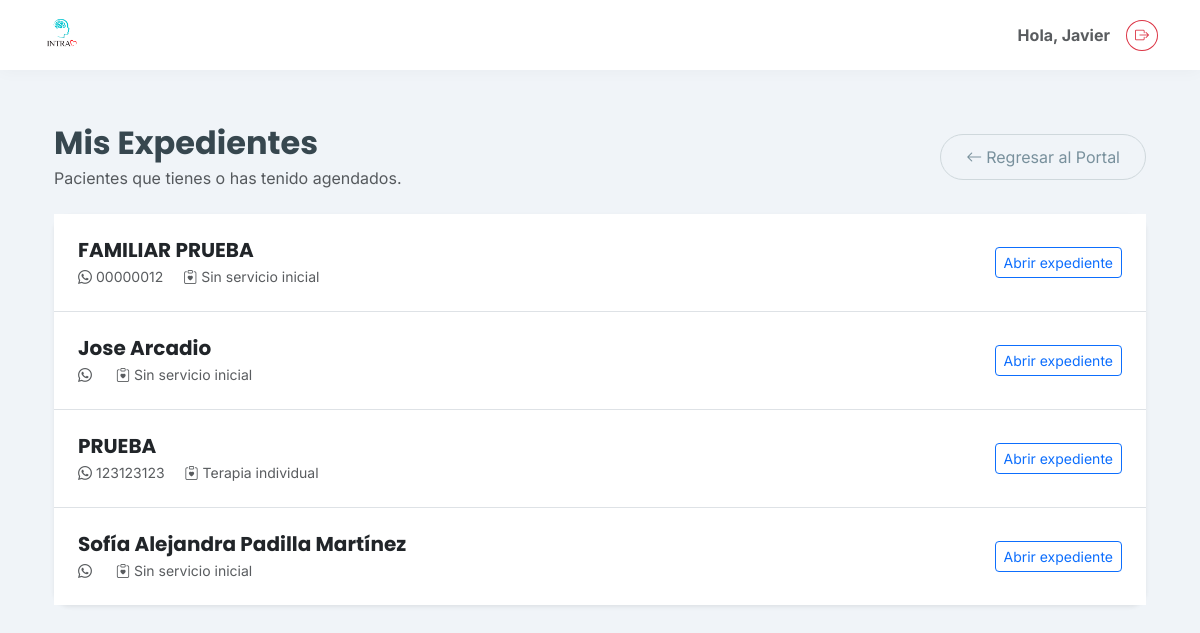
/portal-medico/expedientes/ (signed in), run on an earlier commit of the app's database.
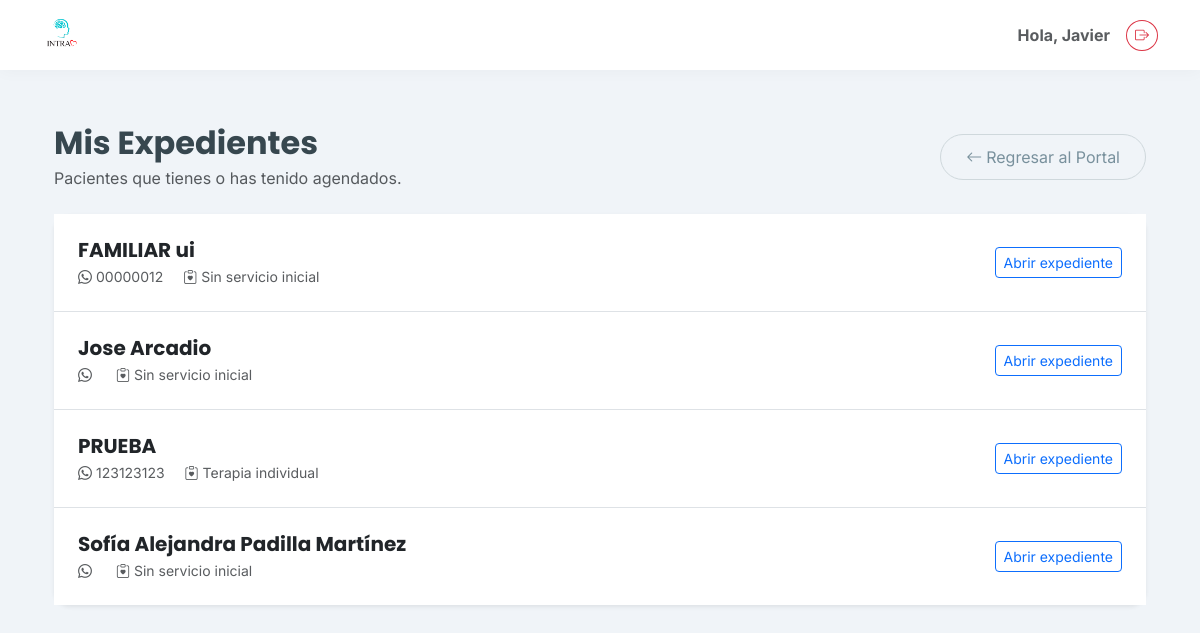
And on a later commit of the database.
### clinica/models.py (models this page shows, shortened)
class Paciente(models.Model):
    TIPO_CONTACTO_CHOICES = [
        ('propio', 'Propio'),
        ('madre', 'Madre'),
        ('padre', 'Padre'),
        ('pareja', 'Pareja'),
        ('otro', 'Otro'),
    ]
    SEXO_CHOICES = [
        ('Femenino', 'Femenino'),
        ('Masculino', 'Masculino'),
    ]
    usuario = models.OneToOneField(User, on_delete=models.SET_NULL, null=True, blank=True, related_name='perfil_paciente')
    nombre = models.CharField(max_length=200, verbose_name="Nombre Completo")
    fecha_nacimiento = models.DateField(verbose_name="Fecha de Nacimiento")
    nombre_normalizado = models.CharField(max_length=200, blank=True, editable=False)
    sexo = models.CharField(
        max_length=20,
        choices=SEXO_CHOICES,
        default='Femenino',
        verbose_name="Sexo"
    )
    telefono = models.CharField(max_length=20, verbose_name="Teléfono (WhatsApp)")
    identidad_contacto = models.CharField(max_length=20, choices=TIPO_CONTACTO_CHOICES, default='propio')
    servicio_inicial = models.ForeignKey('Servicio', on_delete=models.SET_NULL, null=True, verbose_name="Servicio Inicial")
    consentimiento_firmado = models.FileField(upload_to='documentos/', blank=True, null=True)
    estudio_socioeconomico = models.FileField(upload_to='documentos/', blank=True, null=True)
    apertura_expediente = models.FileField(upload_to='documentos/', blank=True, null=True)
    resumen_clinico = models.TextField(blank=True, null=True)
    pacientes_relacionados = models.ManyToManyField('self', blank=True, symmetrical=True)
    enlace_resultados = models.URLField(blank=True, null=True)
    fecha_registro = models.DateTimeField(auto_now_add=True)
    class Meta:
        verbose_name = "Paciente"
        verbose_name_plural = "Pacientes"

### clinica/views.py (the view)
# urls.py: path('portal-medico/expedientes/', clinica_views.expedientes_terapeuta, name='expedientes_terapeuta'),
@login_required
def expedientes_terapeuta(request):
    if not hasattr(request.user, 'perfil_terapeuta'):
        return redirect('home')
    terapeuta = request.user.perfil_terapeuta
    paciente_ids = _pacientes_ids_terapeuta(terapeuta)
    pacientes = Paciente.objects.filter(id__in=paciente_ids).order_by('nombre')
    return render(request, 'clinica/expedientes_terapeuta.html', {
        'terapeuta': terapeuta,
        'pacientes': pacientes,
    })

### clinica/models.py (called while the page is built)
    def __str__(self):
        return self.nombre

### clinica/views.py (called while the page is built)
def _pacientes_ids_terapeuta(terapeuta):
    ids = set(
        Cita.objects.filter(
            terapeuta=terapeuta,
            paciente__isnull=False,
        ).values_list('paciente_id', flat=True)
    )
    ids.update(
        Cita.objects.filter(
            terapeuta=terapeuta,
            pacientes_adicionales__isnull=False,
        ).values_list('pacientes_adicionales__id', flat=True)
    )
    return {pid for pid in ids if pid}

### clinica/templates/clinica/expedientes_terapeuta.html
{% extends 'clinica/base.html' %}
{% block content %}
<div class="container py-4">
    <div class="d-flex justify-content-between align-items-center flex-wrap gap-3 mb-4">
        <div>
            <h2 class="fw-bold mb-1">Mis Expedientes</h2>
            <p class="text-muted mb-0">Pacientes que tienes o has tenido agendados.</p>
        </div>
        <a href="{% url 'portal_terapeuta' %}" class="btn btn-outline-secondary">
            <i class="bi bi-arrow-left me-1"></i>Regresar al Portal
        </a>
    </div>
    <div class="card shadow-sm border-0 rounded-4">
        <div class="card-body p-0">
            {% if pacientes %}
            <div class="list-group list-group-flush">
                {% for paciente in pacientes %}
                <a href="{% url 'expediente_terapeuta_detalle' paciente.id %}" class="list-group-item list-group-item-action p-4">
                    <div class="d-flex justify-content-between align-items-center gap-3 flex-wrap">
                        <div>
                            <h5 class="fw-bold text-dark mb-1">{{ paciente.nombre }}</h5>
                            <div class="text-muted small">
                                <span class="me-3"><i class="bi bi-whatsapp me-1"></i>{{ paciente.telefono }}</span>
                                <span><i class="bi bi-clipboard-heart me-1"></i>{{ paciente.servicio_inicial|default:"Sin servicio inicial" }}</span>
                            </div>
                        </div>
                        <span class="btn btn-outline-primary btn-sm">
                            Abrir expediente
                        </span>
                    </div>
                </a>
                {% endfor %}
            </div>
            {% else %}
            <div class="p-5 text-center text-muted">
                No tienes pacientes agendados actualmente.
            </div>
            {% endif %}
        </div>
    </div>
</div>
{% endblock %}

What changed in the data, as far as the page shows it:
changed Paciente: nombre "FAMILIAR PRUEBA" → "FAMILIAR ui"
